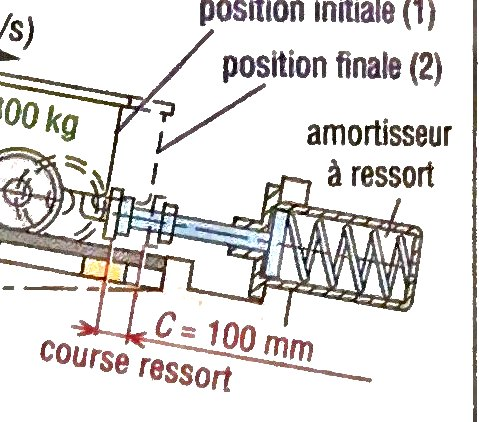
#> input picture src/images/originaux/fig-amortisseur-ressort.jpg, 479 x 422 px, given in place of fig-tremplin.jpg, which was not available
$ python preparer_images.py
#> lines starting #> are read from the running program, lines starting #| are printed output that depends on the picture; pictures that were not available may be replaced by others from this repository, and a replacement may not be noted
#!/usr/bin/env python3
# -*- coding: utf-8 -*-
"""Images des cartes de l'accueil et des pages d'activité, tirées des figures du manuel (src/images/originaux,
découpées par outils/extraire_figures.py) :
  - src/images/carte-*.jpg : une image par carte, 480 × 270, la figure entière centrée sur fond blanc ;
    deux figures côte à côte pour une activité qui réunit deux exercices (1.3) ;
  - src/images/accueil.jpg : montage d'illustration de l'accueil (quatre systèmes des activités).

    python3 outils/preparer_images.py"""
import pathlib

from PIL import Image

ROOT = pathlib.Path(__file__).resolve().parent.parent
ORIG = ROOT / "src" / "images" / "originaux"
OUT = ROOT / "src" / "images"

# carte → figure(s) du manuel
CARTES = {
    "carte-cours": ["fig-tremplin"],
    "carte-1-1": ["fig-camion"],
    "carte-1-2": ["fig-palan-puissance"],
    "carte-1-3": ["fig-ascenseur", "fig-escalier"],
    "carte-1-4": ["fig-skieur"],
    "carte-1-5": ["fig-wagonnet-levage"],
    "carte-2-1": ["fig-tire-bouchon"],
    "carte-2-2": ["fig-amortisseur"],
    "carte-2-3": ["fig-amortisseur-ressort"],
    "carte-2-4": ["fig-freinage-pente"],
    "carte-2-5": ["fig-verin"],
    "carte-2-6": ["fig-balancier"],
    "carte-2-7": ["fig-frein-sabot"],
    "carte-2-8": ["fig-frein-disque"],
    "carte-2-9": ["fig-roues"],
}
MONTAGE = ["fig-ascenseur", "fig-roues", "fig-frein-sabot", "fig-freinage-pente"]


def dans(fig, w, h, marge=8):
    """La figure entière, réduite pour tenir dans w × h (marge comprise), centrée sur fond blanc."""
#> called with fig = 'fig-tremplin', w = 480, h = 270, marge = 8
    im = Image.open(ORIG / f"{fig}.jpg").convert("RGB")
#> im is the input picture: PIL image 479x422 RGB; mean R, G, B 222.4, 219.8, 218.3
    k = min((w - 2 * marge) / im.width, (h - 2 * marge) / im.height)
#> k = 0.602
    im = im.resize((max(1, round(im.width * k)), max(1, round(im.height * k))), Image.LANCZOS)
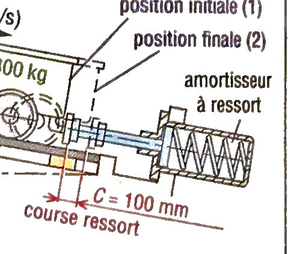
#> im: PIL image 288x254 RGB; mean R, G, B 221.6, 219, 217.7
    fond = Image.new("RGB", (w, h), "white")
#> fond: PIL image 480x270 RGB; every value is 255
    fond.paste(im, ((w - im.width) // 2, (h - im.height) // 2))
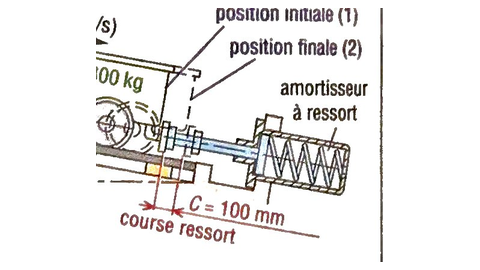
#> fond: PIL image 480x270 RGB; mean R, G, B 236.1, 234.7, 233.9
    return fond


def carte(figs, w=480, h=270):
    if len(figs) == 1:
        return dans(figs[0], w, h)
    fond = Image.new("RGB", (w, h), "white")
    for i, f in enumerate(figs):
        fond.paste(dans(f, w // len(figs), h, 6), (i * w // len(figs), 0))
    return fond


def main():
    for nom, figs in CARTES.items():
        carte(figs).save(OUT / f"{nom}.jpg", quality=82, optimize=True)
#> pass 2 of the loop in main, `for nom, figs in CARTES.items():`:
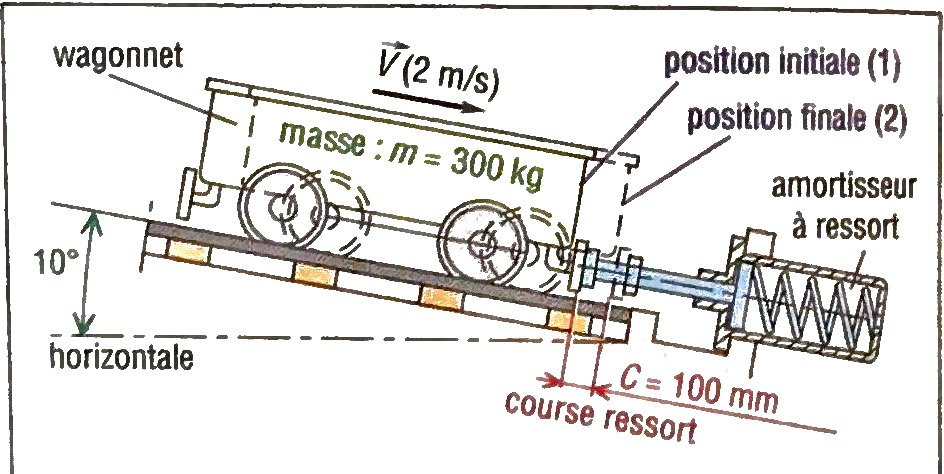
#> input picture src/images/originaux/fig-amortisseur.jpg, 944 x 474 px, given in place of fig-camion.jpg, which was not available
#> in dans, im is the input picture: PIL image 944x474 RGB; mean R, G, B 227.2, 225.5, 223.8
#> in dans (call 2), `im = im.resize((max(1, round(im.width * k)), max(1, round(im.height * ..`:
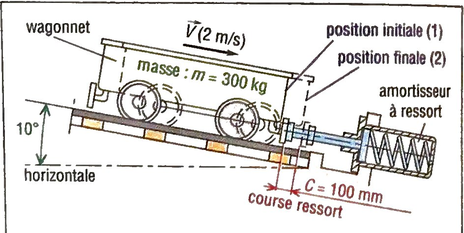
#> im: PIL image 464x233 RGB; mean R, G, B 226.4, 224.8, 223.2
#> in dans (call 2), `fond.paste(im, ((w - im.width) // 2, (h - im.height) // 2))`:
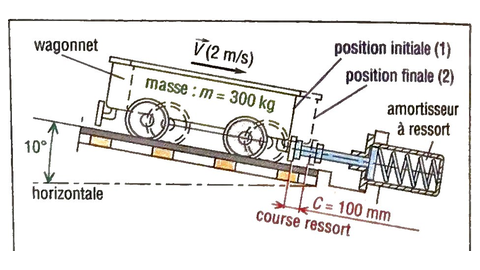
#> fond: PIL image 480x270 RGB; mean R, G, B 231.2, 229.8, 228.5
    W, H = 720, 405
    m = Image.new("RGB", (W, H), "white")
    for i, f in enumerate(MONTAGE):
        m.paste(dans(f, W // 2, H // 2, 6), ((i % 2) * W // 2, (i // 2) * H // 2))
    m.save(OUT / "accueil.jpg", quality=82, optimize=True)
    poids = sum((OUT / f"{n}.jpg").stat().st_size for n in list(CARTES) + ["accueil"])
    print(f"{len(CARTES)} cartes et le montage d'accueil : {poids / 1024:.0f} Kio")


if __name__ == "__main__":
#> (the run stopped early here; a loop or call above may not have finished)
